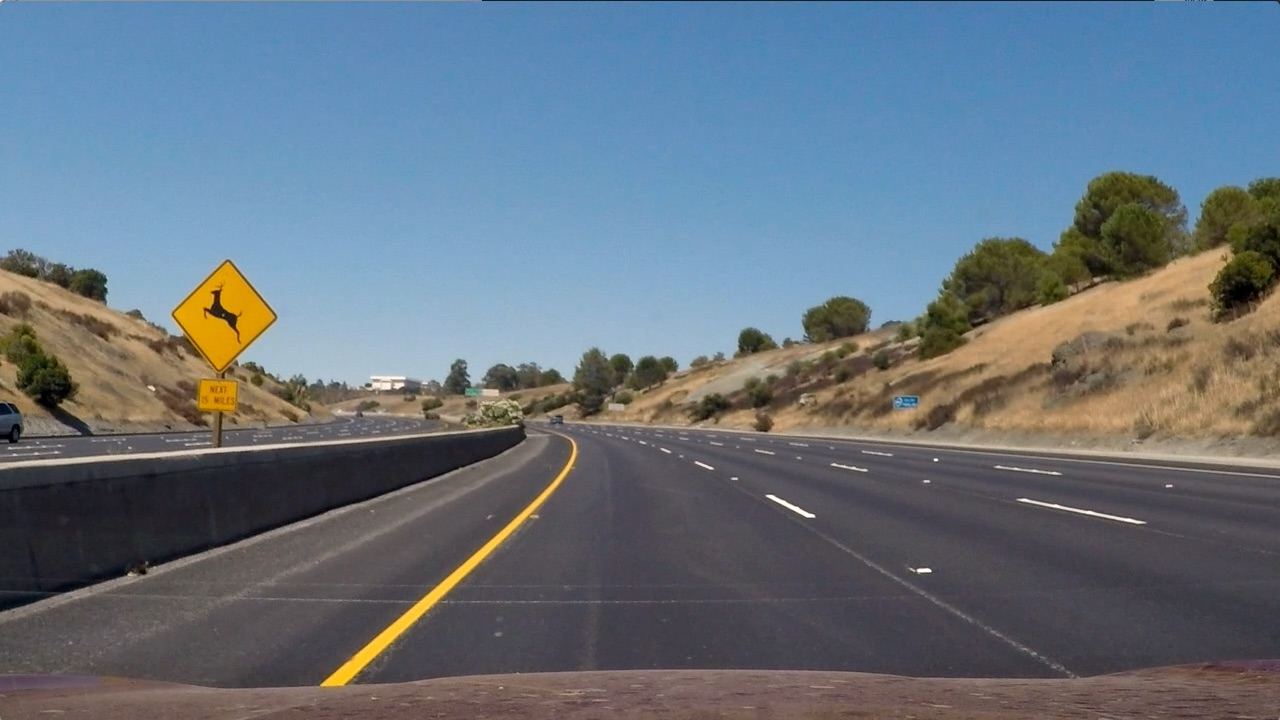
#> input picture test_images/test2.jpg, 1280 x 720 px
$ python -i lane_finder_2.py   (imports and definitions only)   (older library calls are emulated)
#> lines starting #> are read from the running program, lines starting #| are printed output that depends on the picture
#> further down, picture is the input picture: shape (720, 1280, 3); mean B, G, R 125.5, 114.6, 102.8
import cv2
import glob
import numpy as np
import matplotlib.pyplot as plt
import matplotlib.image as mpimg


# Test functions________________________________________________________________________________________________________
# [94 lines left out: functions undistorted_test, warp_unwarp_test, canny_test, binary_combiner_test, line_fit_calculator_test, not called in this run]


# UN-DISTORTION_________________________________________________________________________________________________________
criteria = (cv2.TERM_CRITERIA_EPS + cv2.TERM_CRITERIA_MAX_ITER, 30, 0.001)


# [158 lines left out: functions calibrate, undistorted, add_points, add_lines, origin_image_pts, destination_image_points and 3 more, not called in this run]


def grayscale(image):
    """convert image to grayscale"""
    return cv2.cvtColor(image, cv2.COLOR_BGR2GRAY)
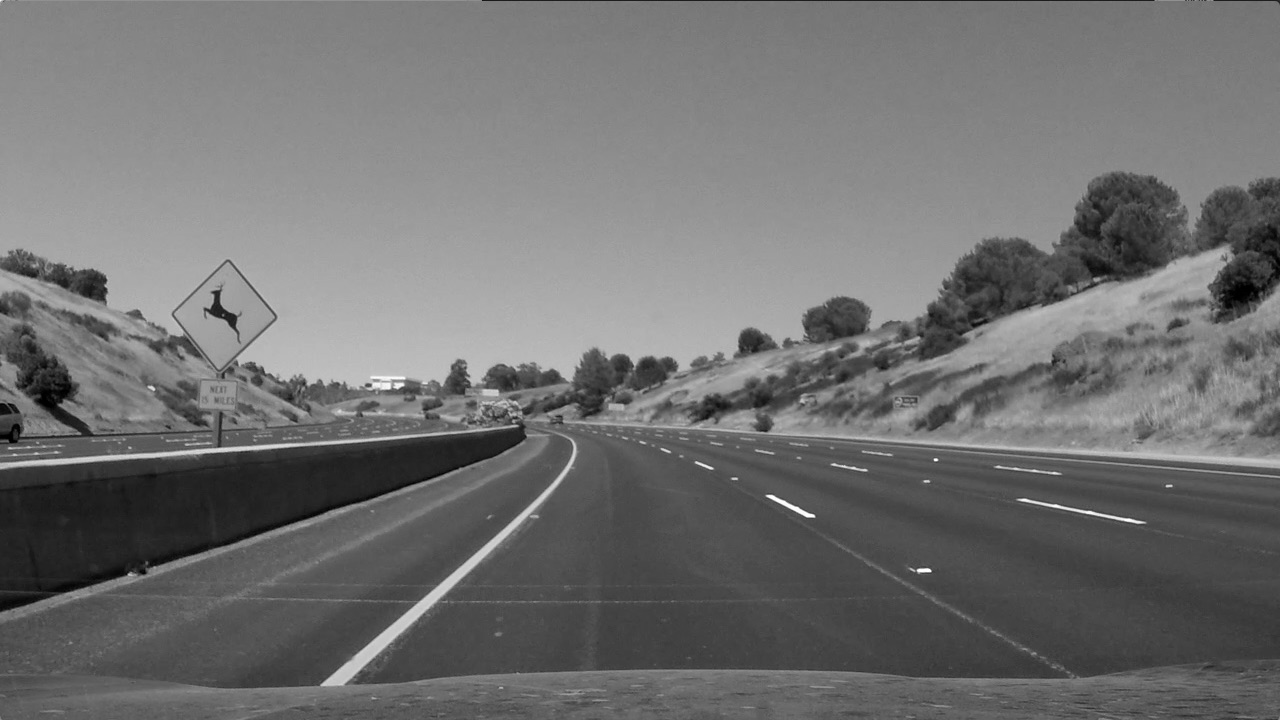
#> returned value: shape (720, 1280); min 0, max 255, mean 112.3


def gaussian_blur(image, kernel_size=5):
    """apply gaussian blur on the image using a kernel of size = (kernel_size, kernel_size)"""
#> called with kernel_size = 5
    return cv2.GaussianBlur(image, (kernel_size, kernel_size), 0)


def canny(image, threshold_low, threshold_high):
    """use canny edge detection with thresholds on the image"""
#> called with threshold_low = 50, threshold_high = 150
    return cv2.Canny(image, threshold_low, threshold_high)
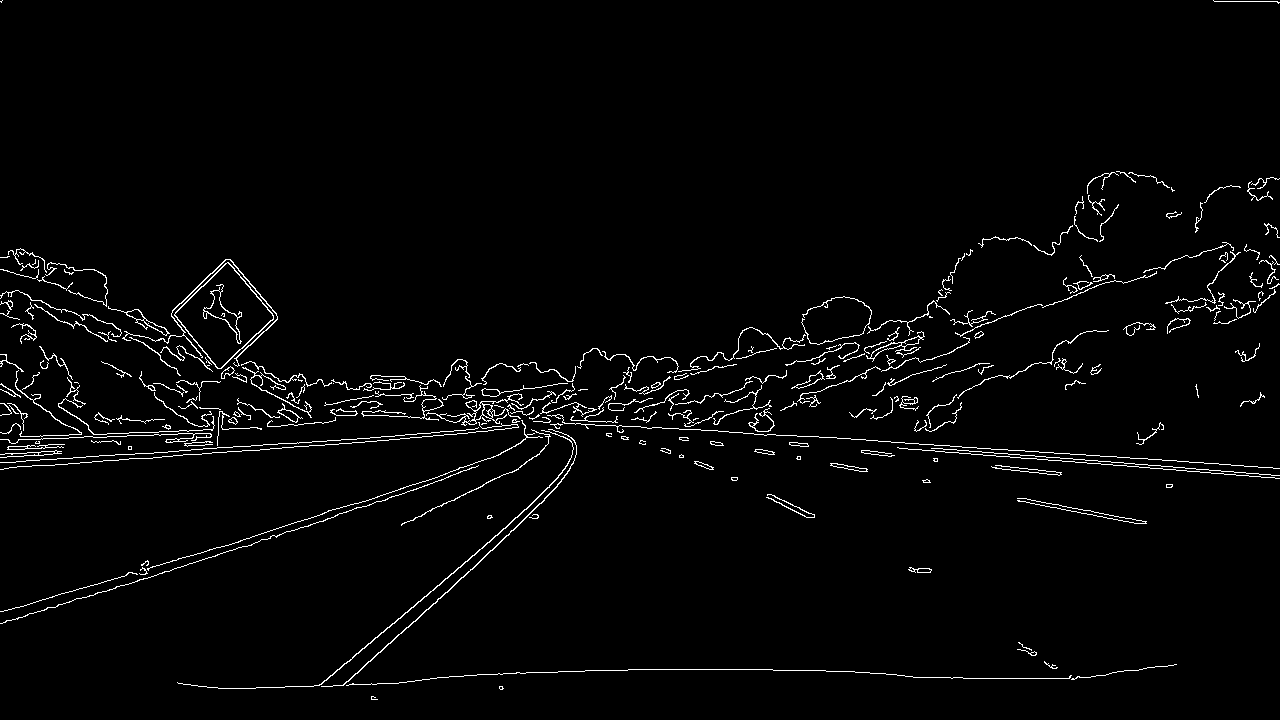
#> returned value: shape (720, 1280); 2.4% white in thin lines or dots


def canny_edge(image, kernel_size=5, threshold_low=50, threshold_high=150):
    """Returns the canny image of the input image after thresholding"""
    gray_image = grayscale(image)
    gaussian_blur_image = gaussian_blur(gray_image, kernel_size=kernel_size)
    canny_image = canny(gaussian_blur_image, threshold_low=threshold_low, threshold_high=threshold_high)
    return canny_image


# COLOR SEPARATION______________________________________________________________________________________________________
# [145 lines left out: functions apply_threshold, bgr_r_threshold, hls_s_threshold, lab_b_threshold, luv_l_threshold, noise_remover and 2 more, not called in this run]


class Line:
    """Class for keeping track of a few previous lane line curves"""

    def __init__(self):
        """Initialize variables"""
        self.detected_in_prev = False
        self.best_fit_px = None
        self.latest_fit_px = None
        self.previous_fits_px = []
        self.coeff_diff = np.array([0, 0, 0], dtype='float')

    # [85 lines left out: functions calc_best_fit, check_diff, add_new_fit, from_prev_line_fit_calculator, not called in this run]

>>> import cv2
>>> picture = cv2.imread('test_images/test2.jpg')
>>> result = canny_edge(picture)

$ run again, on test_images/test3.jpg
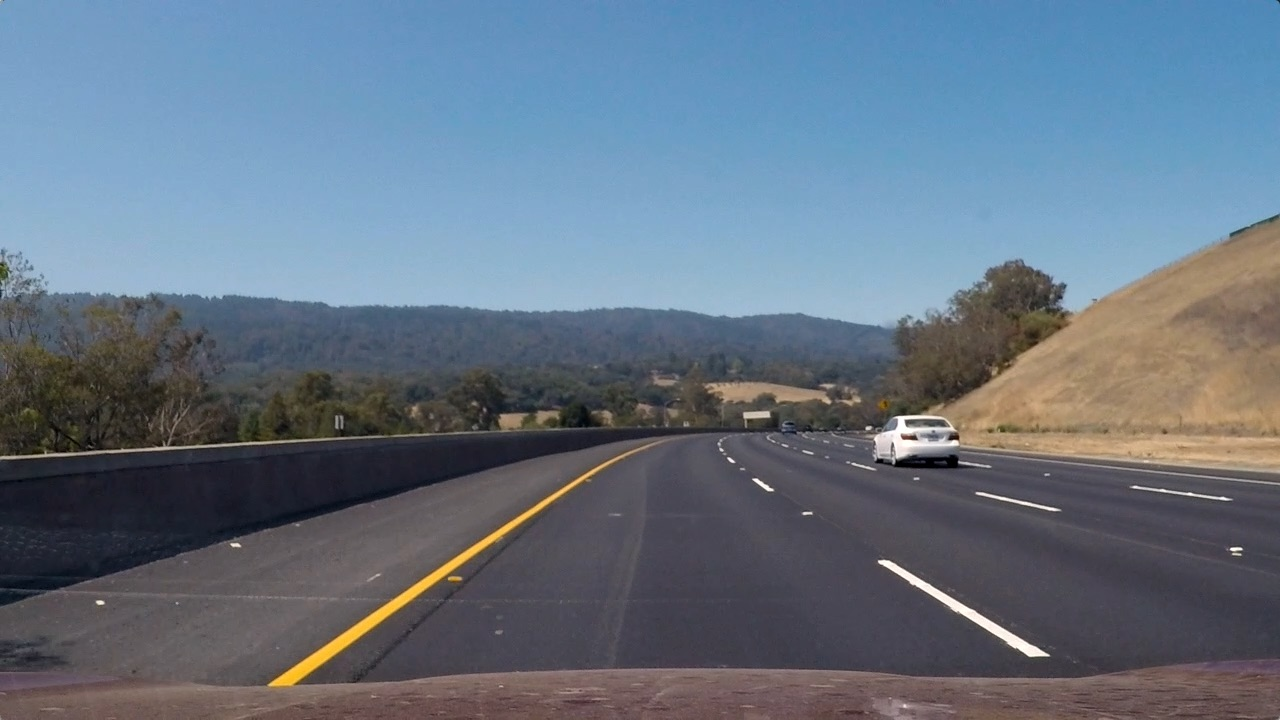
#> input picture test_images/test3.jpg, 1280 x 720 px
#> picture is the input picture: shape (720, 1280, 3); mean B, G, R 130.7, 115.3, 101.1
#> in grayscale, `return cv2.cvtColor(image, cv2.COLOR_BGR2GRAY)`:
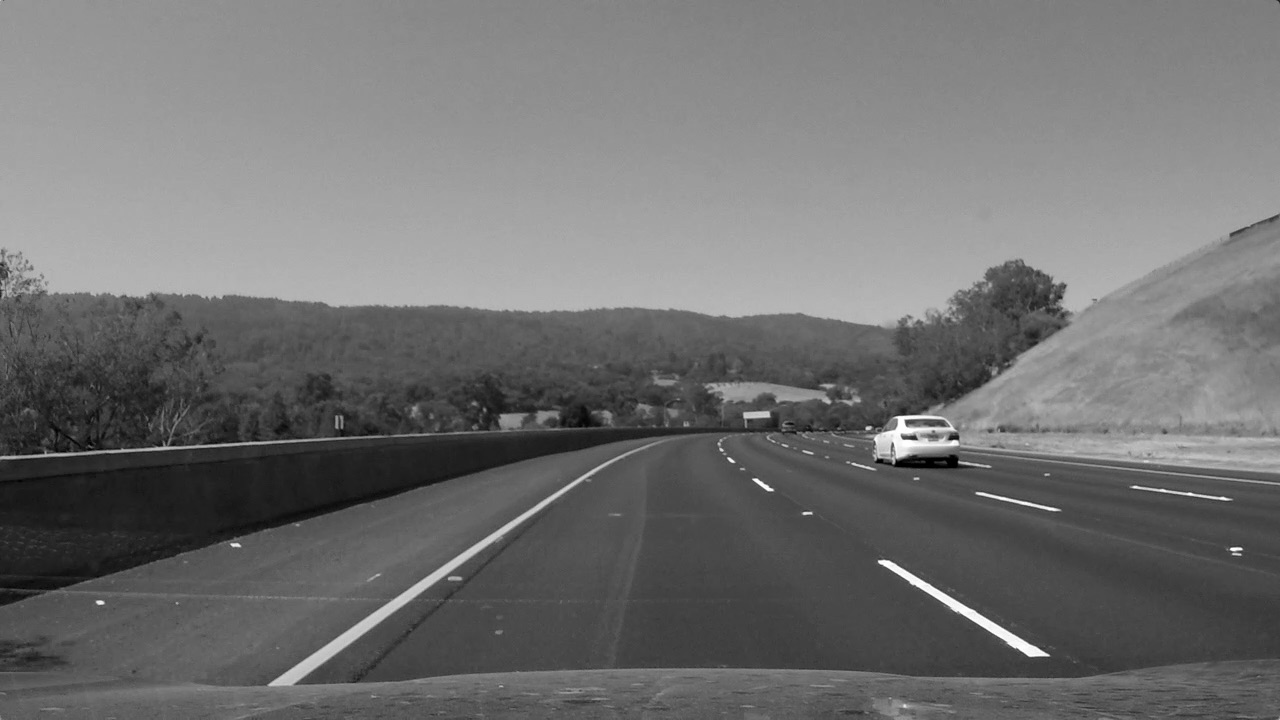
#> returned value: shape (720, 1280); min 0, max 255, mean 112.8
#> in canny, `return cv2.Canny(image, threshold_low, threshold_high)`:
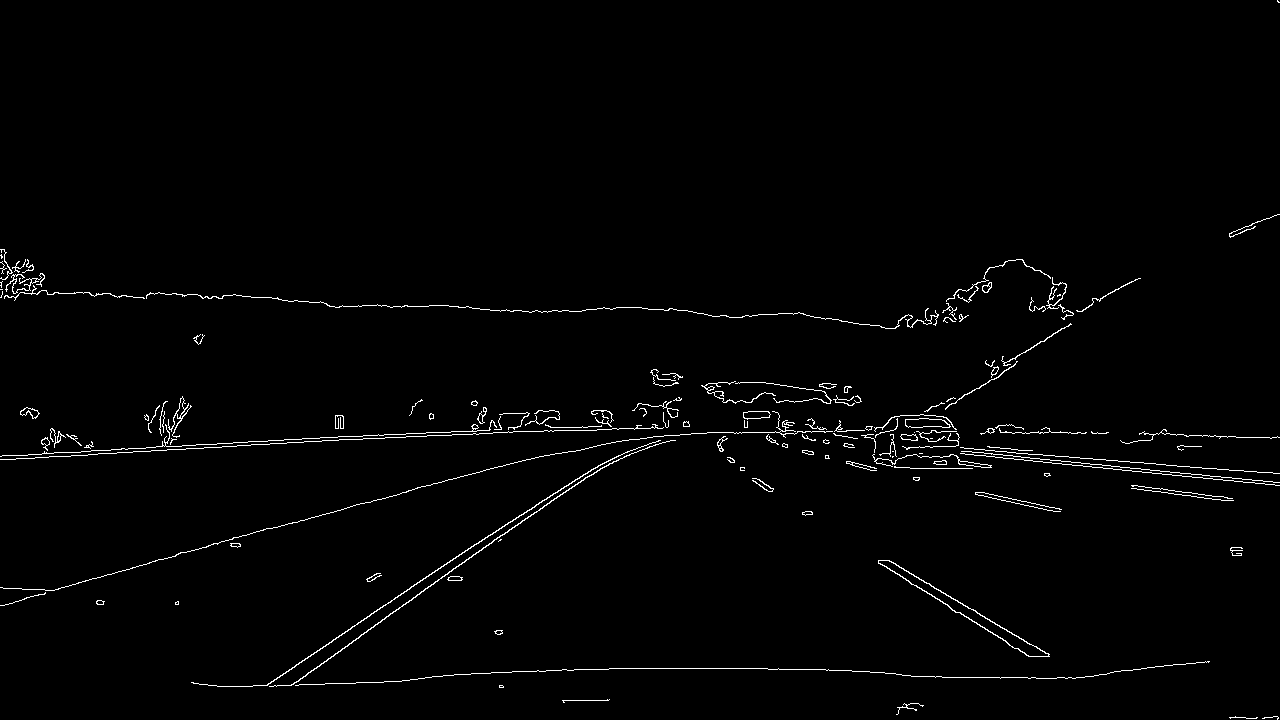
#> returned value: shape (720, 1280); 1.4% white in thin lines or dots

$ run again, on test_images/test4.jpg
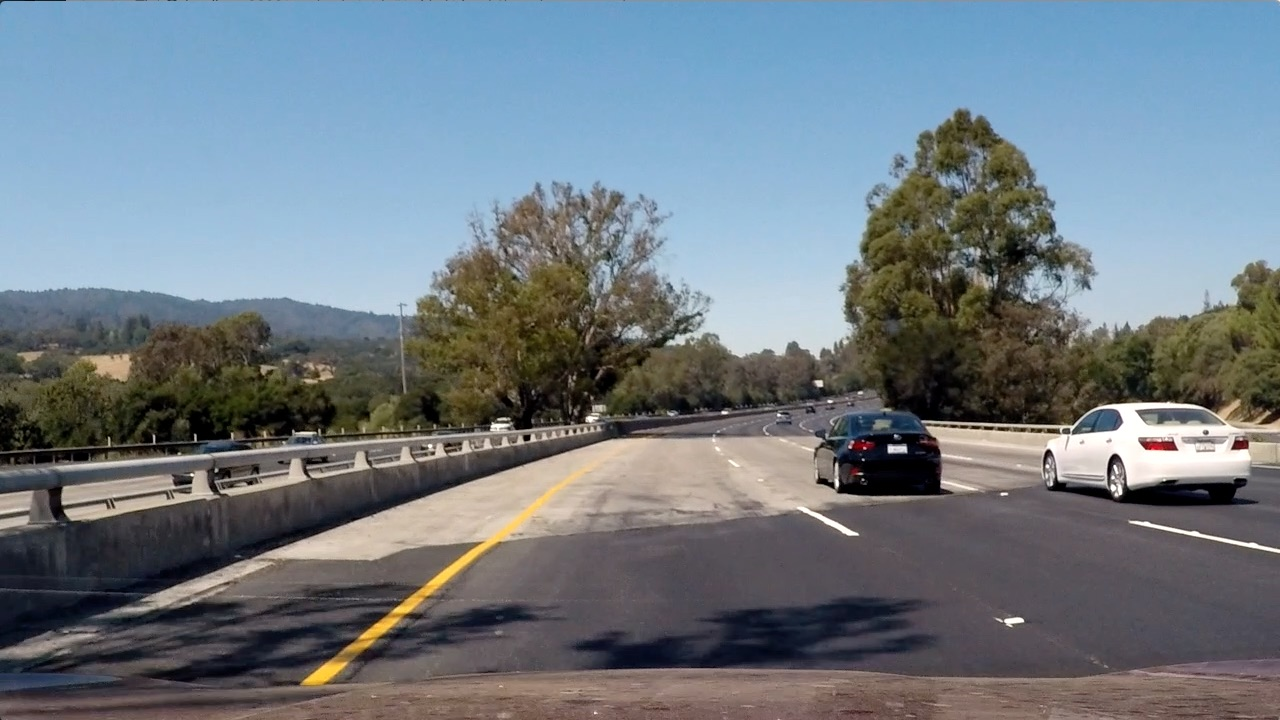
#> input picture test_images/test4.jpg, 1280 x 720 px
#> picture is the input picture: shape (720, 1280, 3); mean B, G, R 130.9, 122.7, 112.2
#> in grayscale, `return cv2.cvtColor(image, cv2.COLOR_BGR2GRAY)`:
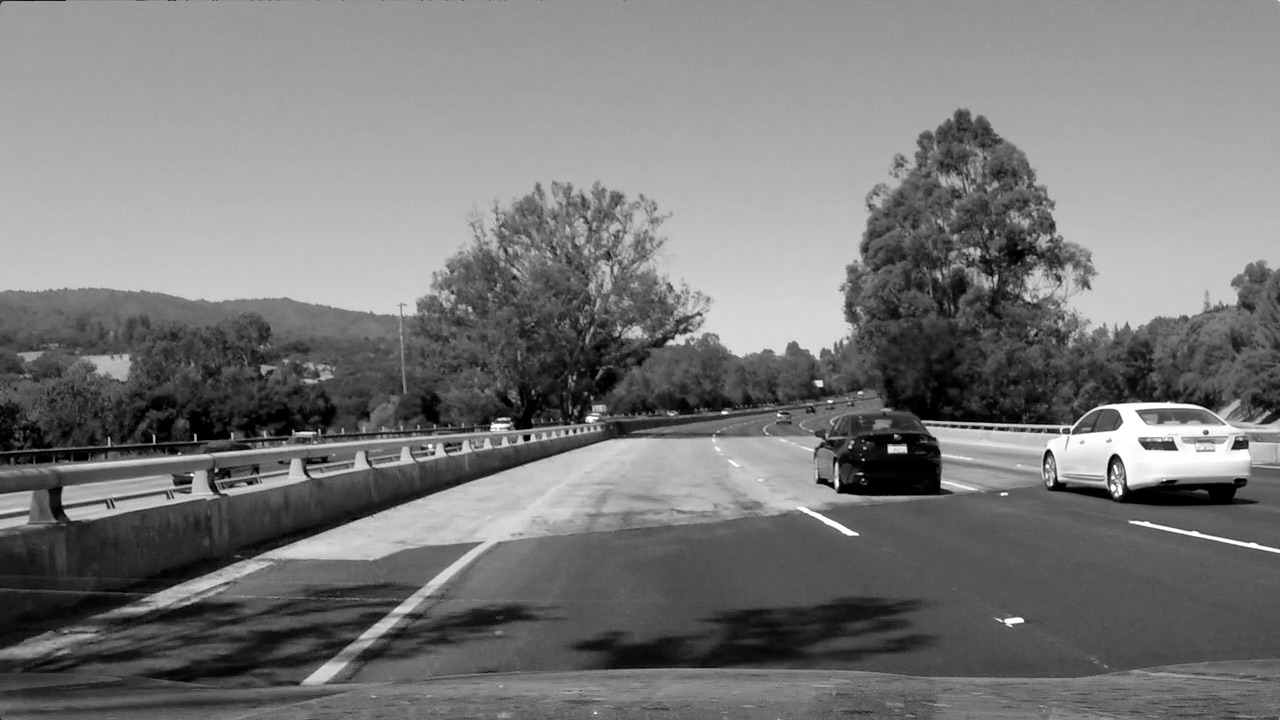
#> returned value: shape (720, 1280); min 0, max 255, mean 120.5
#> in canny, `return cv2.Canny(image, threshold_low, threshold_high)`:
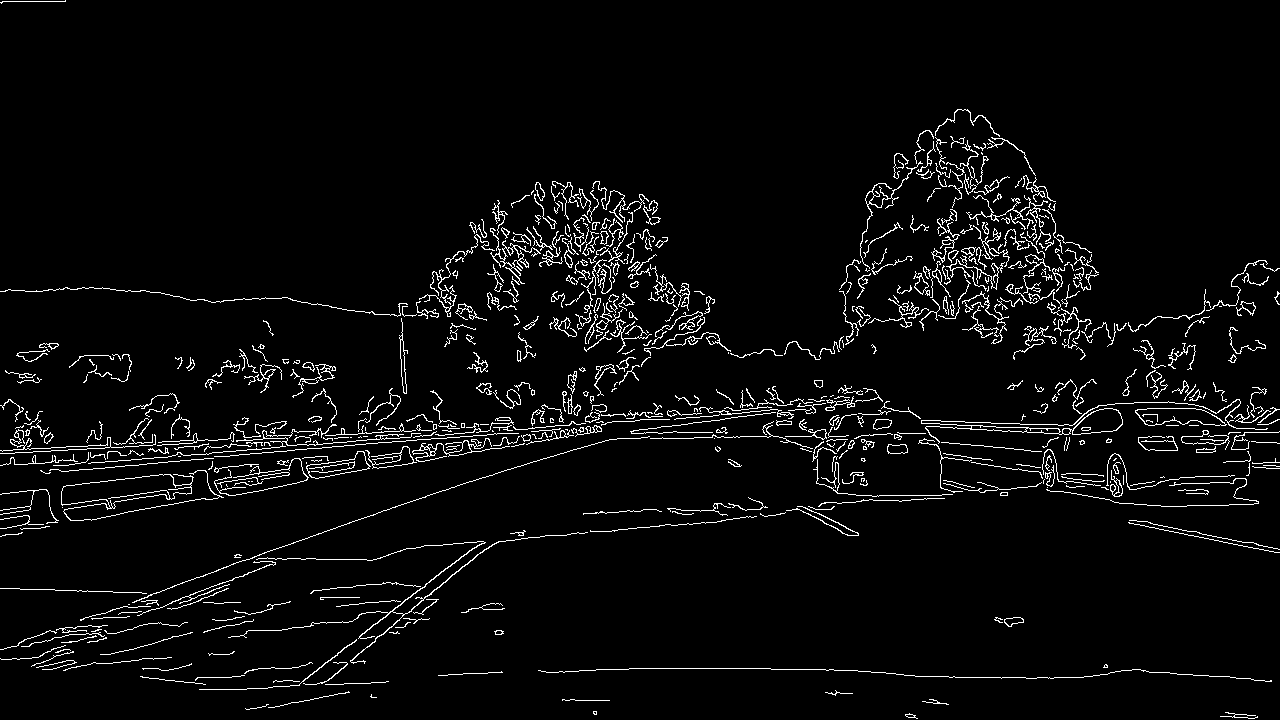
#> returned value: shape (720, 1280); 4.1% white in thin lines or dots
